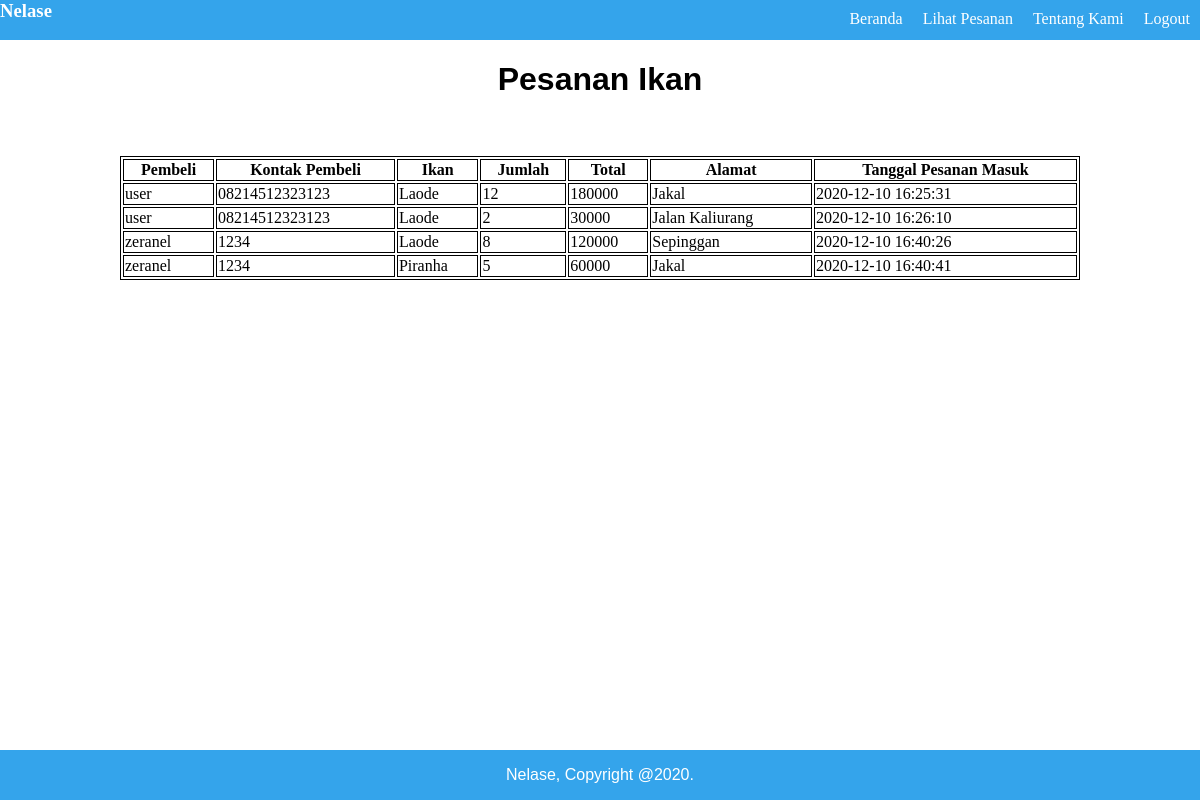
/pesanan.php (signed in), run on the app's committed database.
### tables this page shows
CREATE TABLE `transaksi` (
  `id` int(11) NOT NULL,
  `id_pembeli` int(11) NOT NULL,
  `id_penjual` int(11) NOT NULL,
  `id_ikan` int(11) NOT NULL,
  `jumlah` int(10) NOT NULL,
  `total` int(50) NOT NULL,
  `alamat` varchar(255) NOT NULL,
  `tanggal_pembelian` timestamp NOT NULL DEFAULT CURRENT_TIMESTAMP
);

CREATE TABLE `pengguna` (
  `id` int(11) NOT NULL,
  `username` varchar(30) NOT NULL,
  `password` varchar(30) NOT NULL,
  `email` varchar(30) NOT NULL,
  `nohp` varchar(30) NOT NULL,
  `rekening` varchar(30) DEFAULT NULL,
  `norek` varchar(30) DEFAULT NULL,
  `peran` enum('nelayan','konsumen') NOT NULL
);

CREATE TABLE `ikan` (
  `id` int(11) NOT NULL,
  `id_penjual` int(6) NOT NULL,
  `jenis_ikan` varchar(30) NOT NULL,
  `berat_ikan` decimal(10,0) NOT NULL,
  `harga_ikan` int(20) NOT NULL,
  `alamat` varchar(255) NOT NULL,
  `tanggal_input` timestamp NOT NULL DEFAULT CURRENT_TIMESTAMP
);

### pesanan.php (the view, shortened to what this page needs)
<?php
include 'conf/koneksi.php';
$getUserLogin = $koneksi->query("SELECT * FROM pengguna where username='".$_SESSION['username']."'")->fetch_assoc();
?>
<!DOCTYPE html>
<html>
<head>
	<link rel="stylesheet" href="style.css">
</head>
<body>
	<div class="wrapper" >
  <nav>
 <a href="logout.php">Logout</a>
   <a href="tentang_kami.php">Tentang Kami</a>
<a href="pesanan.php">Lihat Pesanan</a>
   <a href="#">Beranda</a>
   <h3>Nelase</h3>
  </nav>
  <main>
     <div class="Fitur">
      <h1 >Pesanan Ikan</h1>
   </div>
	  <br/><br/>
	<table id="tblrs" style="margin-left:10%;margin-right:10%;width:80%">
	<tr>
				<th>Pembeli</th>
			<th>Kontak Pembeli</th>
	<th>Ikan</th>
	<th>Jumlah</th>
	<th>Total</th>
	<th>Alamat</th>
	<th>Tanggal Pesanan Masuk</th>
	</tr>
	<?php
		$q = $koneksi->query("SELECT * FROM transaksi where id_penjual='".$getUserLogin['id']."'");
		while($r = $q->fetch_assoc()){
			echo "<tr>";
							echo "<td>".$koneksi->query("SELECT username FROM pengguna where id='".$r['id_pembeli']."'")->fetch_assoc()['username']."</td>";
				echo "<td>".$koneksi->query("SELECT nohp FROM pengguna where id='".$r['id_pembeli']."'")->fetch_assoc()['nohp']."</td>";
			echo "<td>".$koneksi->query("SELECT jenis_ikan FROM ikan where id='".$r['id_ikan']."'")->fetch_assoc()['jenis_ikan']."</td>";
			echo "<td>".$r['jumlah']."</td>";
			echo "<td>".$r['total']."</td>";
			echo "<td>".$r['alamat']."</td>";
			echo "<td>".$r['tanggal_pembelian']."</td>";
			echo "</tr>";
		}
	?>
	</table>
	<br/>
	<br/>
	</div>
<footer style="position: fixed;">
  <p>
    Nelase, Copyright @2020.
  </p>
</footer>
</body>
</html>

### style.css (style rules this page uses)
body { padding: 0px; margin:0px; }
nav,main { display: block; }
nav { height: 40px; background: #34a4eb; position: relative; }
nav a { padding: 10px; text-decoration-line: none; float: right; color: white; }
nav h3 { margin: 0; color: White; position: 5px; }
main { clear: both; padding: 0; }
.pendahuluan h1, p { text-align-last: center; margin: 0; font-family: sans-serif; }
.Fitur h1 { text-align: center; font-style: bold; font-family: sans-serif; }
footer { width: 100%; height: 50px; padding-left: 0px; line-height: 50px; background: #34a4eb; color: #fff; text-align: center; bottom: 0; }

### pesanan.php (style rules this page uses)
table, th, td { border: 1px solid black; }

### data on the page
transaksi: id_pembeli.username "user", id_pembeli.nohp "08214512323123", id_ikan.jenis_ikan "Laode", jumlah "12", total "180000", alamat "Jakal", tanggal_pembelian "2020-12-10 16:25:31"
transaksi: id_pembeli.username "user", id_pembeli.nohp "08214512323123", id_ikan.jenis_ikan "Laode", jumlah "2", total "30000", alamat "Jalan Kaliurang", tanggal_pembelian "2020-12-10 16:26:10"
transaksi: id_pembeli.username "zeranel", id_pembeli.nohp "1234", id_ikan.jenis_ikan "Laode", jumlah "8", total "120000", alamat "Sepinggan", tanggal_pembelian "2020-12-10 16:40:26"
transaksi: id_pembeli.username "zeranel", id_pembeli.nohp "1234", id_ikan.jenis_ikan "Piranha", jumlah "5", total "60000", alamat "Jakal", tanggal_pembelian "2020-12-10 16:40:41"
